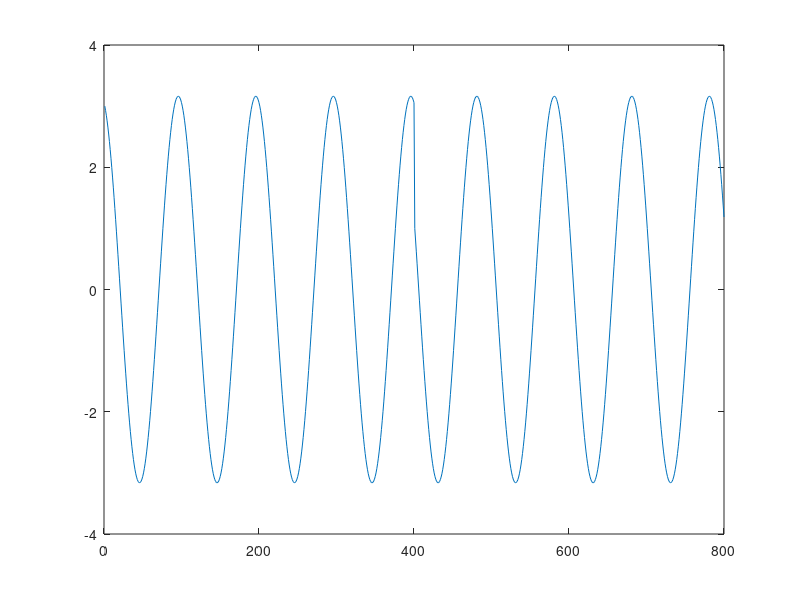
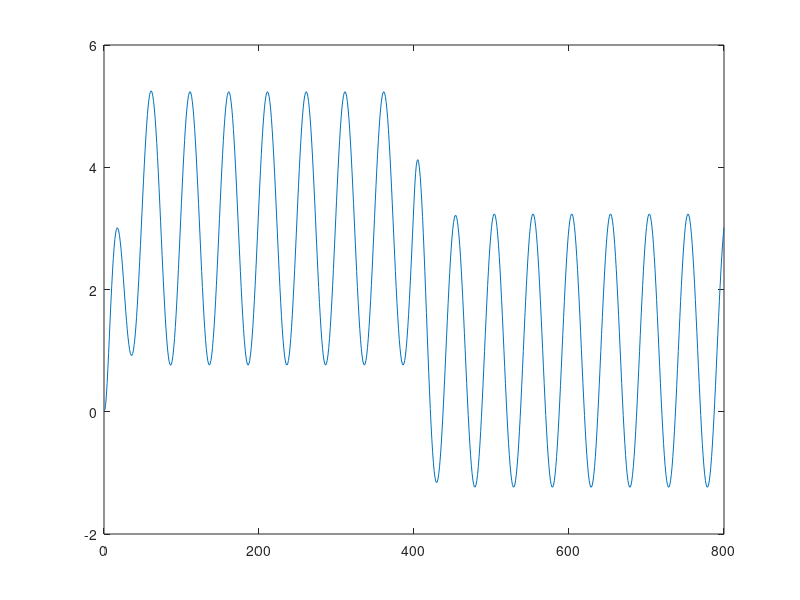
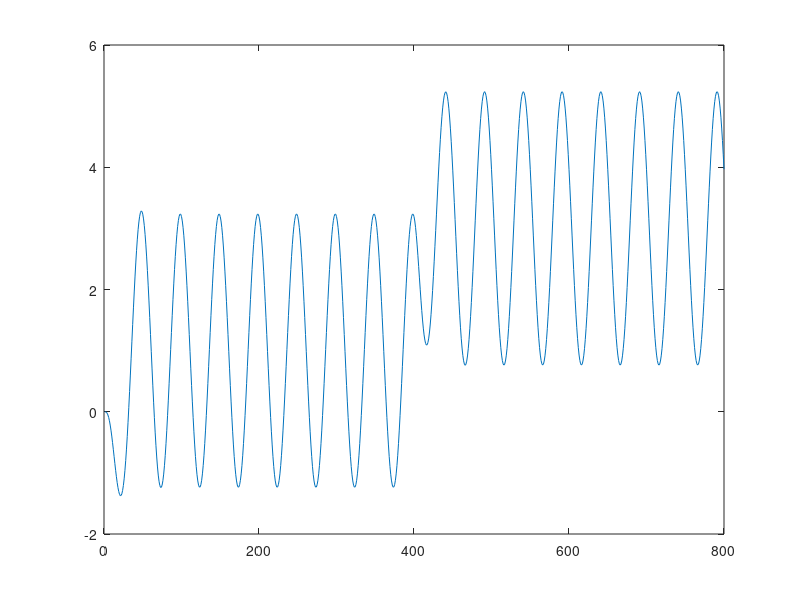

These charts were generated, in order, by the following MATLAB code:
clear all
close all
numberOfBits = 8;
x=[0 0 0 1 0 0 1 0];
%x = rand(1, numberOfBits);
%x( x < 0.5 ) = 0;
%x( x >= 0.5 ) = 1;
%x=fliplr(x);

% Mapa 16QAM pierscieniowa
% promienie pierscieni
r1 = 1;
r2 = 2;
mappingTable(1) = r1 * exp(1i* 0);
mappingTable(2) = r1 * exp(1i* pi/4);
mappingTable(3) = r1 * exp(1i* 3*pi/4);
mappingTable(4) = r1 * exp(1i* pi/2);
mappingTable(5) = r1 * exp(1i* 7*pi/4);
mappingTable(6) = r1 * exp(1i* 3*pi/2);
mappingTable(7) = r1 * exp(1i* pi);
mappingTable(8) = r1 * exp(1i* 5*pi/4);
mappingTable(9:16) = mappingTable(1:8) ./ r1 .* r2;

% Mapa 16QAM kwadratowa
mappingTable_16type3(1)  =   1 + 1*j;
mappingTable_16type3(2)  =   3 + 1*j;
mappingTable_16type3(3)  =   1 + 3*j;
mappingTable_16type3(4)  =   3 + 3*j;     
mappingTable_16type3(5)  =   1 + (-1)*j;
mappingTable_16type3(6)  =   1 + (-3)*j; 
mappingTable_16type3(7)  =   3 + (-1)*j; 
mappingTable_16type3(8)  =   3 + (-3)*j;
mappingTable_16type3(9)  =  -1 + 1*j;
mappingTable_16type3(10) =  -1 + 3*j;
mappingTable_16type3(11) =  -3 + 1*j;
mappingTable_16type3(12) =  -3 + (3)*j;
mappingTable_16type3(13) =  -1 + (-1)*j;
mappingTable_16type3(14) =  -3 + (-1)*j;
mappingTable_16type3(15) =  -1 + (-3)*j;
mappingTable_16type3(16) =  -3 + (-3)*j;

if mod(numberOfBits, 4) ~= 0
    error('numberOfBits must be a multiple of 4.');
end
mappedSymbols = zeros(1, numberOfBits / 4);
const = 2; %wybor konstelacji 1-pierscieniowa 2-kwadratowa
% Map bits to symbols
for i = 1:4:length(x)

    symbolBits = x(i:i+3);

    symbolIndex = 2^3 * symbolBits(1) + 2^2 * symbolBits(2) + 2^1 * symbolBits(3) + 2^0 * symbolBits(4);

    if(const == 1)
    % Mapping
    mappedSymbols((i - 1)/4 + 1) = mappingTable( symbolIndex + 1);
    elseif (const == 2)
        mappedSymbols((i - 1)/4 + 1) = mappingTable_16type3( symbolIndex + 1); 
    end

end

symbol=ones(1,400);
s=[];
for j= 1:1:length(mappedSymbols)
   
    s=[s symbol*mappedSymbols(j)];
    
end

t = 0:2*pi/100:2*pi*length(x)-2*pi/100;
qam = real(s).*cos(t)-imag(s).*sin(t);

SNR = 500;
qam_awgn=awgn(qam,SNR,'measured');
figure(1)
plot(qam_awgn);
I=qam_awgn.*cos(t);
Q=qam_awgn.*-1.*sin(t);

% Low pass filtering with a Butterworth filter
[b,a]=butter(2,0.04);
Hx=2.*filter(b,a,I);
Hy=2.*filter(b,a,Q);
ML=length(Hx);

figure(2)
plot(Hx)
figure(3)
plot(Hy)


